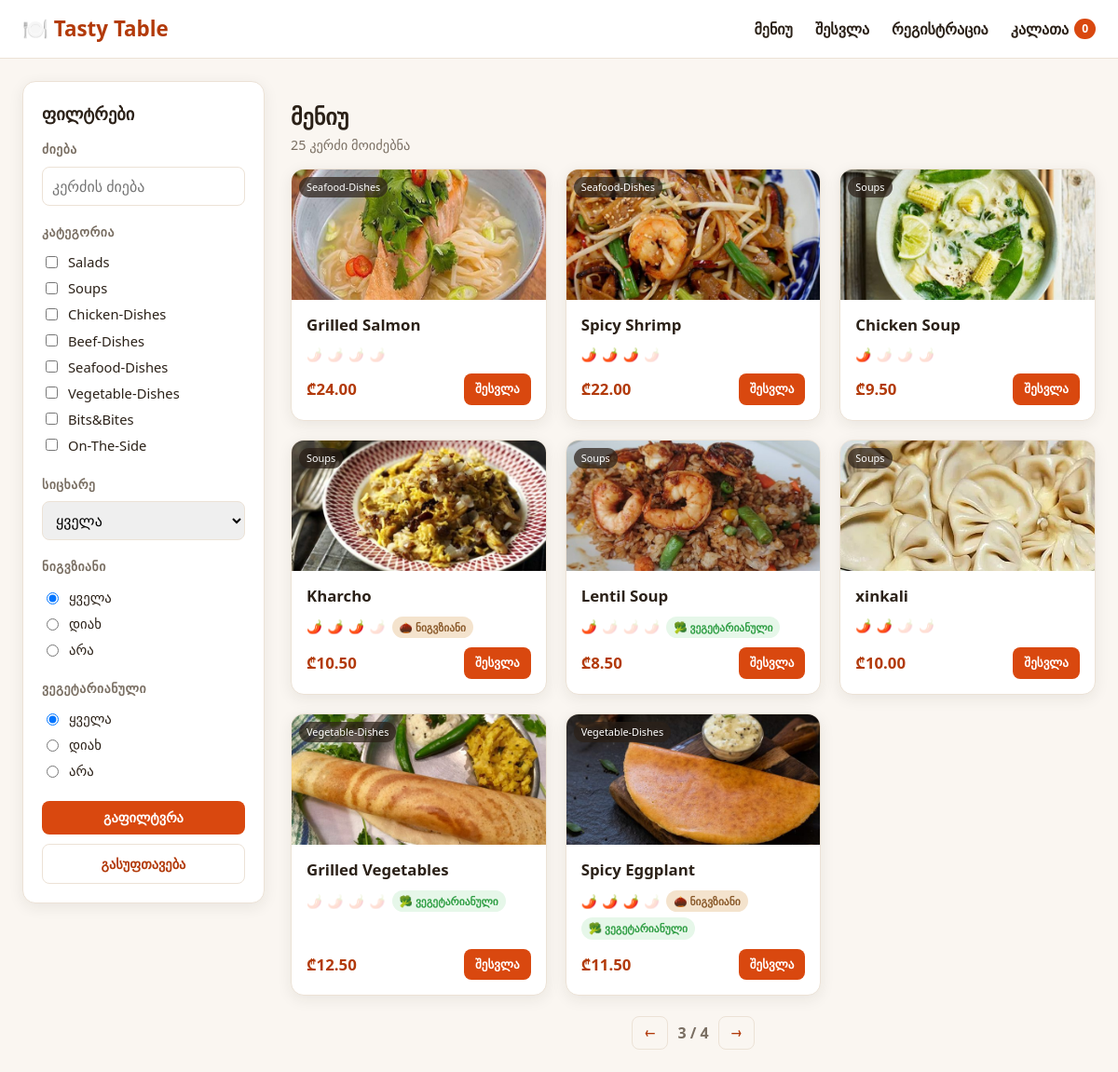
/?page=3, run on the app's committed database.
### menu/models.py (models this page shows, shortened)
class Dish(models.Model):
    SPICE_LEVEL_CHOICES = [
        (0, '0 - არ არის ცხარე'),
        (1, '1 - ოდნავ ცხარე'),
        (2, '2 - საშუალოდ ცხარე'),
        (3, '3 - ცხარე'),
        (4, '4 - ძალიან ცხარე'),
    ]
    class Category(models.TextChoices):
        SALADS = 'Salads', 'Salads'
        SOUPS = 'Soups', 'Soups'
        CHICKEN = 'Chicken-Dishes', 'Chicken-Dishes'
        BEEF = 'Beef-Dishes', 'Beef-Dishes'
        SEAFOOD = 'Seafood-Dishes', 'Seafood-Dishes'
        VEGETABLE = 'Vegetable-Dishes', 'Vegetable-Dishes'
        BITS_BITES = 'Bits&Bites', 'Bits&Bites'
        ON_THE_SIDE = 'On-The-Side', 'On-The-Side'
    name = models.CharField('დასახელება', max_length=150)
    category = models.CharField('კატეგორია', max_length=30, choices=Category.choices)
    image = models.ImageField('სურათი', upload_to='dishes/', blank=True, null=True)
    spice_level = models.PositiveSmallIntegerField(
        'სიცხარის მაჩვენებელი',
        choices=SPICE_LEVEL_CHOICES,
        validators=[MinValueValidator(0), MaxValueValidator(4)],
        default=0,
    )
    has_walnuts = models.BooleanField('ნიგვზიანია', default=False)
    is_vegetarian = models.BooleanField('ვეგეტარიანულია', default=False)
    price = models.DecimalField('ფასი', max_digits=6, decimal_places=2)
    description = models.TextField('აღწერა', blank=True)
    class Meta:
        verbose_name = 'კერძი'
        verbose_name_plural = 'კერძები'
        ordering = ['category', 'name']

### menu/views.py (the view, shortened to what this page needs)
# urls.py: path('', views.dish_list, name='dish_list'),
def dish_list(request):
    dishes = Dish.objects.all()
    search_query = request.GET.get('q', '').strip()
    if search_query:
        dishes = dishes.filter(Q(name__icontains=search_query) | Q(description__icontains=search_query))
    selected_categories = request.GET.getlist('category')
    if selected_categories:
        dishes = dishes.filter(category__in=selected_categories)
    max_spice = request.GET.get('max_spice')
    walnuts = request.GET.get('walnuts')  # 'yes' / 'no' / None (ყველა)
    if walnuts == 'yes':
        dishes = dishes.filter(has_walnuts=True)
    elif walnuts == 'no':
        dishes = dishes.filter(has_walnuts=False)
    vegetarian = request.GET.get('vegetarian')  # 'yes' / 'no' / None (ყველა)
    if vegetarian == 'yes':
        dishes = dishes.filter(is_vegetarian=True)
    elif vegetarian == 'no':
        dishes = dishes.filter(is_vegetarian=False)
    paginator = Paginator(dishes, 8)
    page_obj = paginator.get_page(request.GET.get('page'))
    context = {
        'dishes': page_obj,
        'page_obj': page_obj,
        'search_query': search_query,
        'categories': Dish.Category.choices,
        'selected_categories': selected_categories,
        'max_spice': max_spice if max_spice not in (None, '') else '',
        'walnuts': walnuts or '',
        'vegetarian': vegetarian or '',
        'spice_levels': Dish.SPICE_LEVEL_CHOICES,
        'spice_slots': range(1, 5),
        'cart_count': len(Cart(request)),
    }
    return render(request, 'menu/dish_list.html', context)

### menu/cart.py (called while the page is built)
    def __len__(self):
        return sum(self.cart.values())

### menu/templates/menu/dish_list.html (shortened to what this page needs)
{% extends 'menu/base.html' %}
{% load static %}
{% block content %}
<div class="layout">
    <aside class="filters">
        <form method="get" class="filter-form">
            <h2>ფილტრები</h2>
            <div class="filter-group">
                <h3>ძიება</h3>
                <input type="search" name="q" value="{{ search_query }}" placeholder="კერძის ძიება" class="search-input">
            </div>
            <div class="filter-group">
                <h3>კატეგორია</h3>
                {% for value, label in categories %}
                    <label class="checkbox-row">
                        <input type="checkbox" name="category" value="{{ value }}"
                            {% if value in selected_categories %}checked{% endif %}>
                        {{ label }}
                    </label>
                {% endfor %}
            </div>
            <div class="filter-group">
                <h3>სიცხარე</h3>
                <select name="max_spice">
                    <option value="">ყველა</option>
                </select>
            </div>
            <div class="filter-group">
                <h3>ნიგვზიანი</h3>
                <label class="radio-row"><input type="radio" name="walnuts" value="" {% if walnuts == '' %}checked{% endif %}> ყველა</label>
                <label class="radio-row"><input type="radio" name="walnuts" value="yes" {% if walnuts == 'yes' %}checked{% endif %}> დიახ</label>
                <label class="radio-row"><input type="radio" name="walnuts" value="no" {% if walnuts == 'no' %}checked{% endif %}> არა</label>
            </div>
            <div class="filter-group">
                <h3>ვეგეტარიანული</h3>
                <label class="radio-row"><input type="radio" name="vegetarian" value="" {% if vegetarian == '' %}checked{% endif %}> ყველა</label>
                <label class="radio-row"><input type="radio" name="vegetarian" value="yes" {% if vegetarian == 'yes' %}checked{% endif %}> დიახ</label>
                <label class="radio-row"><input type="radio" name="vegetarian" value="no" {% if vegetarian == 'no' %}checked{% endif %}> არა</label>
            </div>
            <div class="filter-actions">
                <button type="submit" class="btn btn-primary">გაფილტვრა</button>
                <a href="{% url 'dish_list' %}" class="btn btn-ghost">გასუფთავება</a>
            </div>
        </form>
    </aside>
    <section class="dish-grid-wrap">
        <h1>მენიუ</h1>
        <p class="results-count">{{ page_obj.paginator.count }} კერძი მოიძებნა</p>
        <div class="dish-grid">
            {% for dish in dishes %}
            <article class="dish-card">
                <div class="dish-image">
                    {% if dish.image %}
                        <img src="{{ dish.image.url }}" alt="{{ dish.name }}">
                    {% else %}
                        <div class="dish-image-placeholder">🍲</div>
                    {% endif %}
                    <span class="category-tag">{{ dish.get_category_display }}</span>
                </div>
                <div class="dish-body">
                    <h3 class="dish-name">{{ dish.name }}</h3>
                    <div class="dish-attrs">
                        <span class="attr spice" title="სიცხარე {{ dish.spice_level }}/4">
                            {% for i in spice_slots %}
                                {% if i <= dish.spice_level %}🌶️{% else %}<span class="chili-off">🌶️</span>{% endif %}
                            {% endfor %}
                        </span>
                        {% if dish.has_walnuts %}
                            <span class="attr pill walnut">🌰 ნიგვზიანი</span>
                        {% endif %}
                        {% if dish.is_vegetarian %}
                            <span class="attr pill veg">🥦 ვეგეტარიანული</span>
                        {% endif %}
                    </div>
                    <div class="dish-footer">
                        <span class="price">₾{{ dish.price }}</span>
                        {% if user.is_authenticated %}
                            <form method="post" action="{% url 'add_to_cart' dish.id %}">
                                {% csrf_token %}
                                <button type="submit" class="btn btn-primary btn-sm">კალათაში დამატება</button>
                            </form>
                        {% else %}
                            <a href="{% url 'login' %}?next={{ request.get_full_path|urlencode }}" class="btn btn-primary btn-sm">შესვლა</a>
                        {% endif %}
                    </div>
                </div>
            </article>
            {% empty %}
                <p class="empty-state">ამ ფილტრებით კერძი ვერ მოიძებნა. სცადეთ სხვა კომბინაცია.</p>
            {% endfor %}
        </div>
        {% if page_obj.paginator.num_pages > 1 %}
        <nav class="pagination">
            {% if page_obj.has_previous %}
                <a class="btn btn-ghost btn-sm" href="?page={{ page_obj.previous_page_number }}">←</a>
            {% endif %}
            <span class="page-indicator">{{ page_obj.number }} / {{ page_obj.paginator.num_pages }}</span>
            {% if page_obj.has_next %}
                <a class="btn btn-ghost btn-sm" href="?page={{ page_obj.next_page_number }}">→</a>
            {% endif %}
        </nav>
        {% endif %}
    </section>
</div>
{% endblock %}

### menu/static/menu/css/style.css (style rules this page uses)
:root { --color-primary: #d9480f; --color-primary-dark: #b23a0a; --color-bg: #faf6f1; --color-surface: #ffffff; --color-text: #2b2118; --color-muted: #7a6f63; --color-border: #ece2d6; --color-veg: #2f9e44; --color-walnut: #8a5a2b; --radius: 14px; --shadow: 0 4px 16px rgba(43, 33, 24, 0.08); }
* { box-sizing: border-box; }
body { margin: 0; font-family: 'Segoe UI', 'Helvetica Neue', Arial, sans-serif; background: var(--color-bg); color: var(--color-text); line-height: 1.5; }
a { color: inherit; text-decoration: none; }
.layout { display: grid; grid-template-columns: 260px 1fr; gap: 28px; align-items: start; }
.filters { background: var(--color-surface); border: 1px solid var(--color-border); border-radius: var(--radius); padding: 20px; box-shadow: var(--shadow); position: sticky; top: 84px; }
.filters h2 { margin-top: 0; font-size: 1.15rem; }
.filter-group { margin-bottom: 18px; }
.filter-group h3 { font-size: 0.85rem; text-transform: uppercase; letter-spacing: 0.04em; color: var(--color-muted); margin: 0 0 8px; }
.checkbox-row, .radio-row { display: flex; align-items: center; gap: 8px; font-size: 0.92rem; padding: 3px 0; cursor: pointer; }
.filter-form select, .search-input { width: 100%; padding: 8px 10px; border-radius: 8px; border: 1px solid var(--color-border); font-size: 0.92rem; font: inherit; }
.filter-actions { display: grid; grid-template-columns: 1fr; gap: 10px; margin-top: 8px; }
.btn { display: inline-flex; align-items: center; justify-content: center; border: none; border-radius: 8px; padding: 10px 16px; font-weight: 600; font-size: 0.9rem; cursor: pointer; text-align: center; }
.filter-actions .btn { width: 100%; min-width: 0; padding-inline: 12px; white-space: normal; }
.btn-primary { background: var(--color-primary); color: #fff; }
.btn-ghost { background: transparent; color: var(--color-primary-dark); border: 1px solid var(--color-border); }
.btn-sm { padding: 7px 12px; font-size: 0.82rem; }
.dish-grid-wrap h1 { margin-bottom: 2px; }
.results-count { color: var(--color-muted); margin-top: 0; font-size: 0.9rem; }
.dish-grid { display: grid; grid-template-columns: repeat(auto-fill, minmax(230px, 1fr)); gap: 20px; }
.dish-card { background: var(--color-surface); border: 1px solid var(--color-border); border-radius: var(--radius); overflow: hidden; box-shadow: var(--shadow); display: flex; flex-direction: column; transition: transform 0.15s ease; }
.dish-image { position: relative; height: 140px; background: #f1e6d8; display: flex; align-items: center; justify-content: center; }
.dish-image img { width: 100%; height: 100%; object-fit: cover; }
.category-tag { position: absolute; top: 8px; left: 8px; background: rgba(43, 33, 24, 0.72); color: #fff; font-size: 0.68rem; padding: 3px 8px; border-radius: 999px; }
.dish-body { padding: 14px 16px 16px; display: flex; flex-direction: column; gap: 10px; flex: 1; }
.dish-name { margin: 0; font-size: 1.05rem; }
.dish-attrs { display: flex; flex-wrap: wrap; gap: 6px; align-items: center; }
.attr.spice { font-size: 0.85rem; letter-spacing: 1px; }
.chili-off { opacity: 0.18; }
.pill { font-size: 0.72rem; padding: 3px 8px; border-radius: 999px; font-weight: 600; }
.pill.walnut { background: #f4e3cd; color: var(--color-walnut); }
.pill.veg { background: #e6f7e9; color: var(--color-veg); }
.dish-footer { margin-top: auto; display: flex; align-items: center; justify-content: space-between; gap: 10px; }
.price { font-weight: 700; font-size: 1.05rem; color: var(--color-primary-dark); }
.cart-actions, .pagination { display: flex; align-items: center; gap: 10px; flex-wrap: wrap; }
.pagination { justify-content: center; margin-top: 22px; }
.page-indicator { color: var(--color-muted); font-weight: 700; }
.filters .filter-actions { display: grid; grid-template-columns: 1fr; }
.filters .filter-actions .btn { width: 100%; }

### data on the page
Dish: image (picture), category "Seafood-Dishes", name "Grilled Salmon", spice_level 0 (drawn), price "24.00"
Dish: image (picture), category "Seafood-Dishes", name "Spicy Shrimp", spice_level 3 (drawn), price "22.00"
Dish: image (picture), category "Soups", name "Chicken Soup", spice_level 1 (drawn), price "9.50"
Dish: image (picture), category "Soups", name "Kharcho", spice_level 3 (drawn), has_walnuts "🌰 ნიგვზიანი", price "10.50"
Dish: image (picture), category "Soups", name "Lentil Soup", spice_level 1 (drawn), is_vegetarian "🥦 ვეგეტარიანული", price "8.50"
Dish: image (picture), category "Soups", name "xinkali", spice_level 2 (drawn), price "10.00"
Dish: image (picture), category "Vegetable-Dishes", name "Grilled Vegetables", spice_level 0 (drawn), is_vegetarian "🥦 ვეგეტარიანული", price "12.50"
Dish: image (picture), category "Vegetable-Dishes", name "Spicy Eggplant", spice_level 3 (drawn), has_walnuts "🌰 ნიგვზიანი", is_vegetarian "🥦 ვეგეტარიანული", price "11.50"

### other printed values
{{ cart_count }} "0"
{{ label }} "Salads" "Soups" "Chicken-Dishes" "Beef-Dishes" "Seafood-Dishes" "Vegetable-Dishes" "Bits&Bites" "On-The-Side"
{{ page_obj.paginator.count }} "25"
{{ page_obj.number }} "3"
{{ page_obj.paginator.num_pages }} "4"
